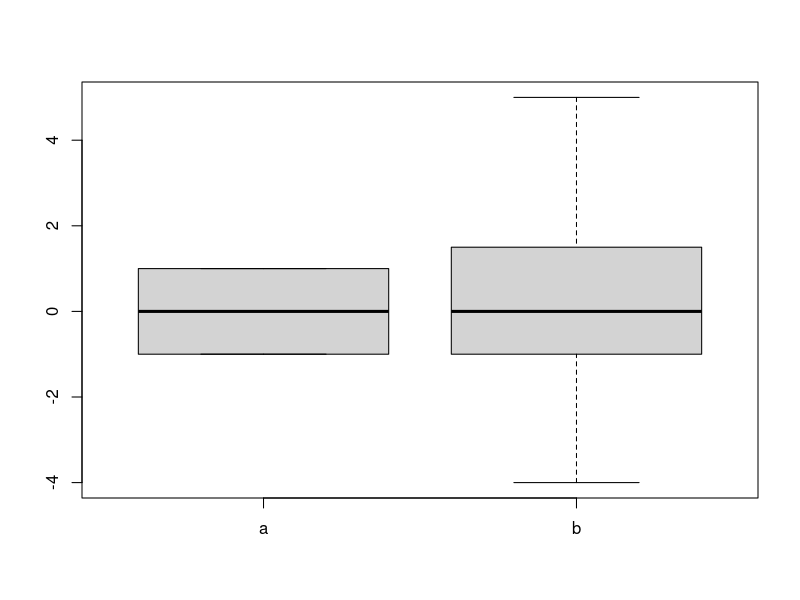

Source code (R):
#............................
# Amy W. MOI Issue 
# Fall 2018
#............................

prob.by.chance<-0.5

moi.a<-2
obs.relate.a = 1
moi.b<-20
obs.relate.b = 10
n.runs = 100

values.a<-sapply(1:n.runs, function(x) sum(rbinom(moi.a, 1, prob = prob.by.chance)))
values.b<-sapply(1:n.runs, function(x) sum(rbinom(moi.b, 1, prob = prob.by.chance)))

boxplot(values.a-obs.relate.a, values.b-obs.relate.b, names = c('a', 'b'))
